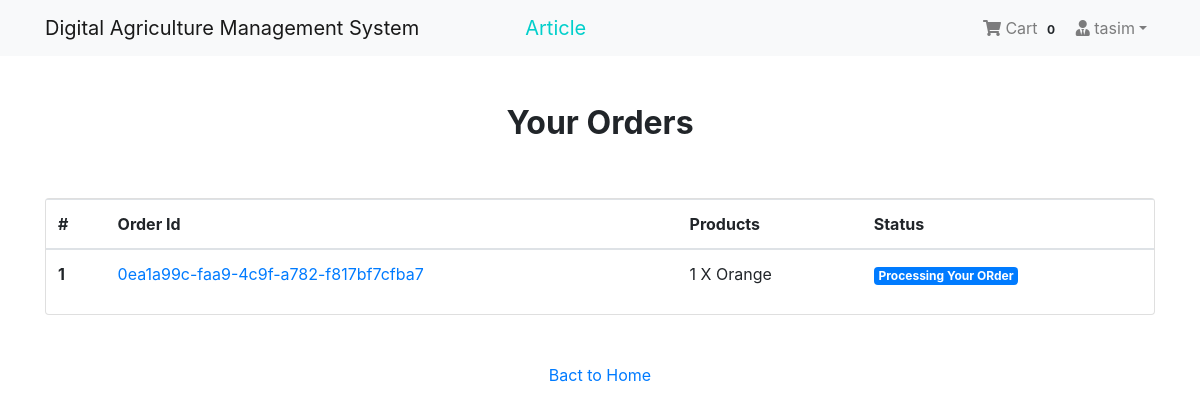
/payment/orders/ (signed in), run on the app's committed database.
### App_Login/models.py (models this page shows, shortened)
class User(AbstractBaseUser, PermissionsMixin):
    email = models.EmailField(unique=True, null=False)
    is_staff = models.BooleanField(
        ugettext_lazy('staff status'),
        default=False,
        help_text=ugettext_lazy('Designates whether the user can log in this site')
    )
    is_active = models.BooleanField(
        ugettext_lazy('active'),
        default=True,
        help_text=ugettext_lazy('Designates whether this user should be treated as active. Unselect this instead of deleting accounts')
    )
    USERNAME_FIELD = 'email'
    objects = MyUserManager()

class Profile(models.Model):
    user = models.OneToOneField(User, on_delete=models.CASCADE, related_name='profile')
    username = models.CharField(max_length=264, blank=True)
    full_name = models.CharField(max_length=264, blank=True)
    address_1 = models.TextField(max_length=300, blank=True)
    city = models.CharField(max_length=40, blank=True)
    zipcode = models.CharField(max_length=10, blank=True)
    country = models.CharField(max_length=50, blank=True)
    phone = models.CharField(max_length=20, blank=True)
    date_joined = models.DateTimeField(auto_now_add=True)

### App_Order/models.py (models this page shows, shortened)
class Order(models.Model):
    orderitems = models.ManyToManyField(Cart)
    user = models.ForeignKey(settings.AUTH_USER_MODEL, on_delete=models.CASCADE)
    ordered = models.BooleanField(default=False)
    created = models.DateTimeField(auto_now_add=True)
    paymentId = models.CharField(max_length=264, blank=True, null=True)
    orderId = models.CharField(max_length=200, blank=True, null=True)

class Cart(models.Model):
    user = models.ForeignKey(settings.AUTH_USER_MODEL, on_delete=models.CASCADE, related_name='cart')
    item = models.ForeignKey(Product, on_delete=models.CASCADE)
    quantity = models.IntegerField(default=1)
    purchased = models.BooleanField(default=False)
    Created = models.DateTimeField(auto_now_add=True)
    updated = models.DateTimeField(auto_now=True)
    def __str__(self):
        return f'{self.quantity} X {self.item}'

### App_Shop/models.py (models this page shows)
class Product(models.Model):
    mainimage = models.ImageField(upload_to="Products")
    name = models.CharField(max_length=264)
    category = models.ForeignKey(Category, on_delete=models.CASCADE, related_name='category')
    preview_text = models.TextField(max_length=200, verbose_name='Preview Text')
    detail_text = models.TextField(max_length=1000, verbose_name='Description')
    price = models.FloatField()
    old_price = models.FloatField(default=0.00)
    created = models.DateTimeField(auto_now_add=True)
    def __str__(self):
        return self.name
    class Meta:
        ordering = ['-created', ]

### App_Payment/views.py (the view)
# urls.py: path('orders/', views.order_view, name='orders'),
@login_required
def order_view(request):
    try:
        orders = Order.objects.filter(user=request.user, ordered=True)
        context = {"orders": orders}
    except:
        messages.warning(request, 'You do not have an active order')
        return redirect('App_Shop:home')
    return render(request, 'App_Payment/order.html', context)

### App_Order/templatetags/cart_tag.py (called while the page is built)
@register.filter
def cart_total(user):
    order = Order.objects.filter(user=user, ordered=False)
    if order.exists():
        return order[0].orderitems.count()
    else:
        return 0

### templates/App_Payment/order.html
{% extends 'base.html' %}
{% block body_block %}
<div class="container mt-5">
  <h2 class="text-center"><strong>Your Orders</strong></h2>
  <div class="row">
    <div class="col-md-12">
      <div class="card mt-5" style="height:auto">
        <div class="table-responsive">
          <table class="table">
            <thead>
              <tr>
                <th scope="col">#</th>
                <th scope="col">Order Id</th>
                <th scope="col">Products</th>
                <th scope="col">Status</th>
              </tr>
            </thead>
            <tbody>
              {% for order in orders %}
              <tr>
                <th scope="row">{{ forloop.counter }}</th>
                <td><a href="#">{{ order.orderId }}</a></td>
                <td>
                  {% for item in order.orderitems.all %} {{item}} <br>
                  {% endfor %}
                </td>
                <td><span class="badge badge-primary">Processing Your ORder</span></td>
              </tr>
              {% endfor %}
            </tbody>
          </table>
        </div>
      </div>
    </div>
    <div class="col-md-12 my-5 text-center">
      <a href="{% url 'App_Shop:home' %}">Bact to Home</a>
    </div>
  </div>
</div>
{% endblock %}

### templates/navbar.html (shortened to what this page needs)
{% load cart_tag %}
<nav class="navbar navbar-expand-lg navbar-light bg-light">
 <div class="container">
	 <a class="navbar-brand" href="{% url 'App_Shop:home' %}">Digital Agriculture Management System </a>
     <a class="navbar-brand" style="color:#02CFCB;margin-left:4.5em" href="{% url 'App_Farmer:farmer-article' %}" >Article</a>
    <div class="collapse navbar-collapse" id='navbarNav'>
    	<ul class="navbar-nav ml-auto">
    		{% if request.user.is_authenticated %}
    		<li class="nav-item">
    			<a href="{% url 'App_Order:cart' %}" class="nav-link">
    				<i class="fa fa-shopping-cart"></i> Cart
                    <span class="badge badge-light">{{ request.user | cart_total }}</span>
                </a>
    		</li>
    		<li class="nav-item dropdown">
    			<a class="nav-link dropdown-toggle" href="#" id="navbarDropdown" role="button" data-toggle="dropdown" aria-haspopup="true" aria-expanded="false"><i class="fas fa-user-tie"></i> {{request.user.profile.username}}</a>
    		</li>
    		{% else %}
    		<li class="nav-item">
			  <a href="{% url 'App_Customer:customer-login' %}" class="btn btn-primary">Customer</a>
			  <a href="{% url 'App_Farmer:farmer-login' %}" class="btn btn-primary">Farmer</a>
	        </li>
    		{% endif %}
    	</ul>
 </div>
 </div>
</nav>

### templates/base.html (style rules this page uses)
.card { height: 350px; }

### data on the page
User: user|cart_total "0", user.profile.username "tasim"
Order: orderId "0ea1a99c-faa9-4c9f-a782-f817bf7cfba7"
Cart: quantity+item "1 X Orange"
